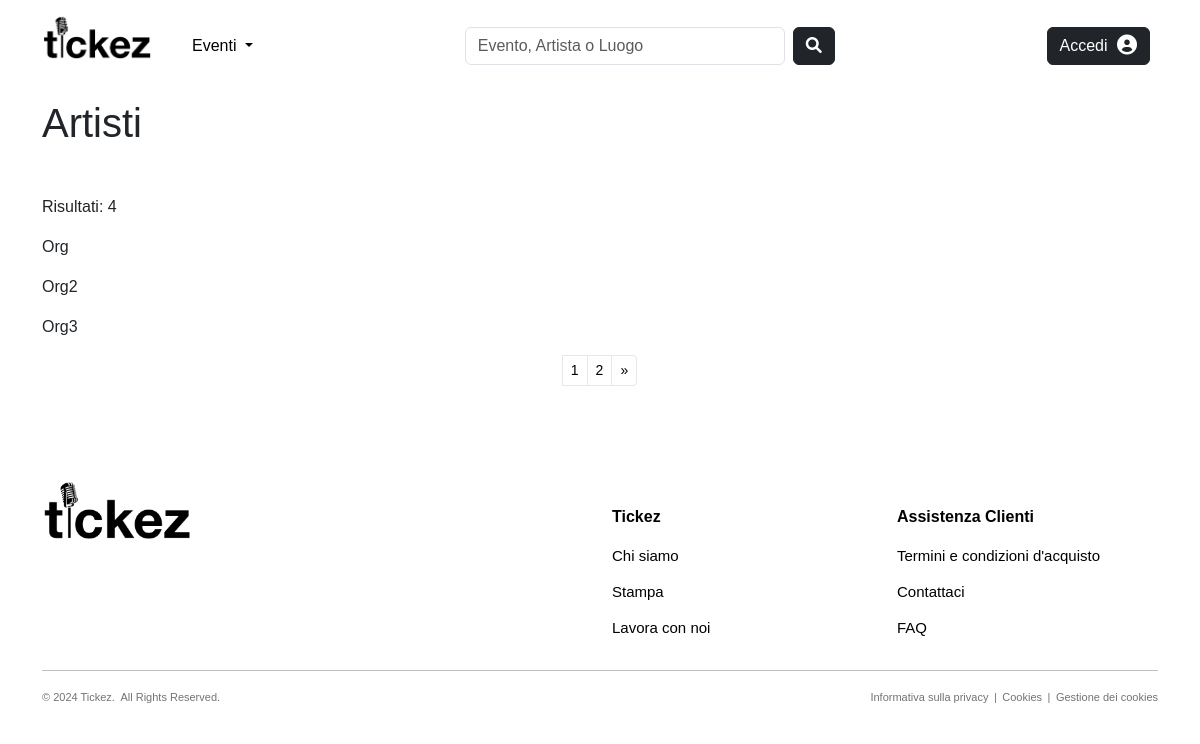
The page /users/artists/ on the database its author committed.
### users/models.py (models this page shows, shortened)
class Organizzatore(models.Model):
    nome = models.CharField(max_length=50, null=False, blank=False)
    slug = models.SlugField(max_length=100, null=False, unique=True, blank=True)
    email = models.EmailField(max_length=255, null=False, blank=False, unique=True)
    descrizione = models.TextField(null=True, blank=True, default='')
    immagine_profilo = models.ImageField(blank=True, upload_to="images/organizers")
    user = models.OneToOneField(User, on_delete=models.CASCADE)
    followers = models.ManyToManyField(Utente, blank=True, default=None, related_name='organizzatori_preferiti')
    def get_absolute_url(self):
        return reverse("users:artist-details", kwargs={"slug": self.slug, "pk": self.pk})
    class Meta:
        verbose_name_plural = 'Organizzatori'

### users/views.py (the view)
# urls.py: path('artists/', views.ArtistsListView.as_view(), name="artists"),
class ArtistsListView(ListView):
    model = Organizzatore
    template_name = 'users/artists.html'
    paginate_by = 3
    def get_queryset(self):
        artist_list = super().get_queryset()
        return artist_list.order_by('nome')
    def get_context_data(self, **kwargs):
        context = super().get_context_data(**kwargs)
        return context

### common/context_processors.py (called while the page is built, shortened)
def notifications(request):
    notifications = []
    unread_count = 0
    return {
        'notifications': notifications,
        'unread_count': unread_count,
    }

### users/templates/users/artists.html (shortened to what this page needs)
{% extends "users/base_users.html" %}
{% load static %}
{% load crispy_forms_tags %}
{% block content %}
<div class="container">
    <h1 class="mb-5">Artisti</h1>
    <p>Risultati: {{view.get_queryset.count}}</p>
    {% for a in page_obj %}
        <a href="{{ a.get_absolute_url }}" style="text-decoration: none; color: inherit;">
            <p>{{a.nome}}</p>
        </a>
    {% endfor %}
    <nav aria-label="Page navigation">
        <ul class="pagination pagination-sm justify-content-center">
            {% for p in paginator.page_range %}
            <li class="page-item {% if request.GET.page|stringformat:"s" == p|stringformat:"s" %} active {% endif %}">
                <a class="page-link" href="?{% for key, value in request.GET.items %}{% if key != 'page' %}{{ key }}={{ value }}&{% endif %}{% endfor %}page={{ p }}">{{ p }}</a></li>
            {% endfor %}
            <li class="page-item">
            {% if page_obj.has_next %}
                <a class="page-link" href="?page={{ page_obj.next_page_number }}" aria-label="Next">
                    <span aria-hidden="true">&raquo;</span>
                </a>
            {% endif %}
            </li>
        </ul>
    </nav>
</div>
{% endblock %}

### static/css/style.css (style rules this page uses)
body { font-family: 'Helvetica', 'Arial', sans-serif; }
.page-link { background-color: #ffffff; color: #000000; border-color:#e7e7e7; }

### rows shown on the page
Organizzatore: nome "Org"
Organizzatore: nome "Org2"
Organizzatore: nome "Org3"

### other values the page prints
{{ view.get_queryset.count }} "4"
{{ p }} "1" "2"
